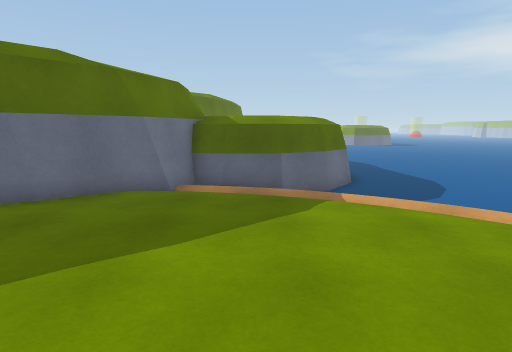
View 1 (above)

16 first-person views from a walk through a scene from a Unity 3-D project. The camera is 1.4 m above the floor, tilts 8° down and sees 75° across. The floor is counted in squares, 1 m on a side. Each view is taken from the middle of a square. On the plan, view 1 faces up. The plan holds only what a view shows up to about 15 squares ahead; the rest is blank. The place goes on beyond the plan. The player character is not drawn. Some surface patterns are stand-ins.

View 2
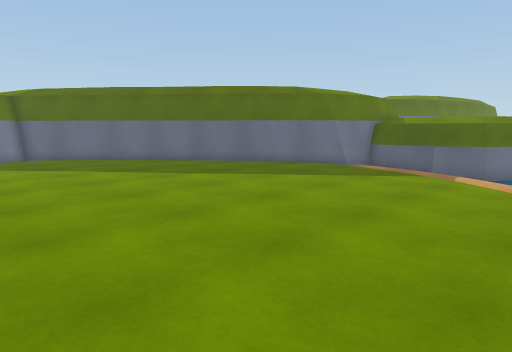

View 3
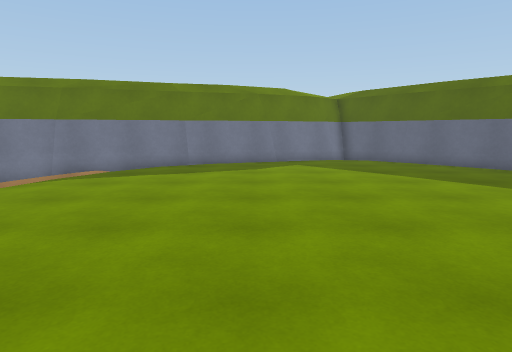

View 4
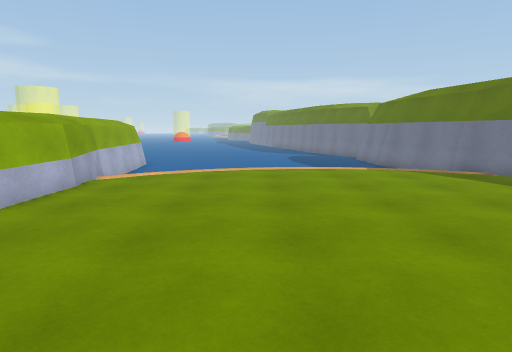

View 5
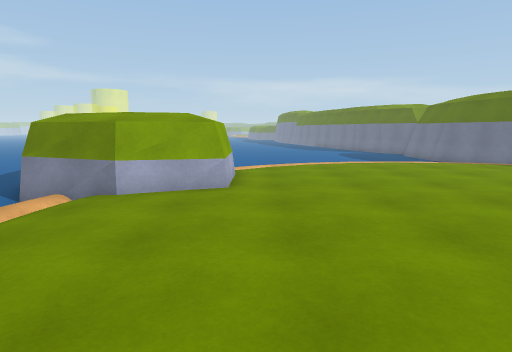

View 6
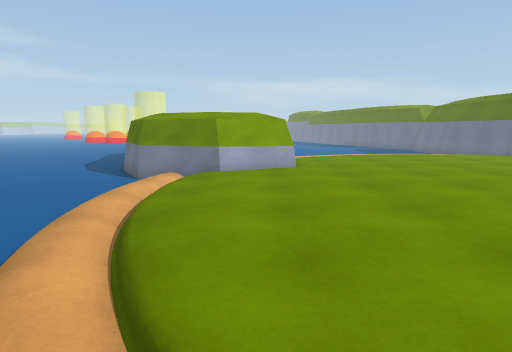

View 7
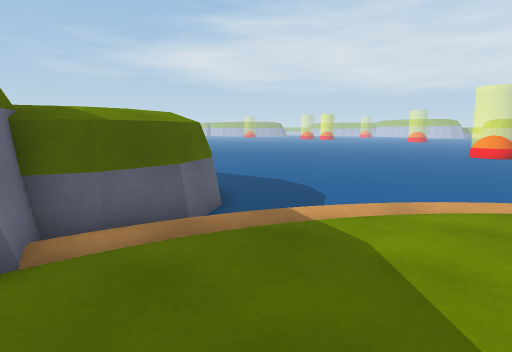

View 8
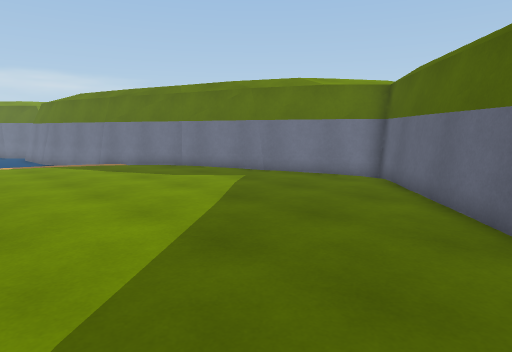

View 9
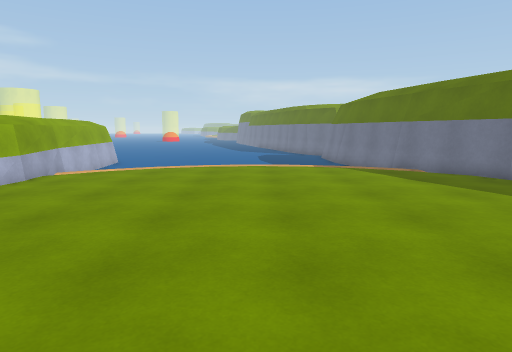

View 10
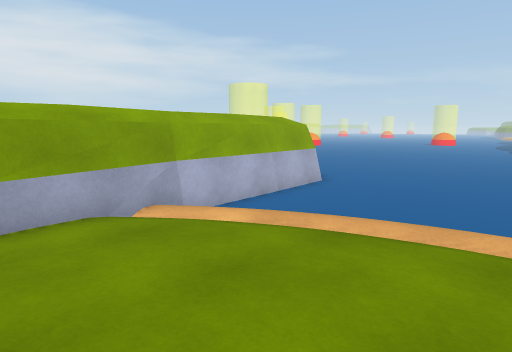

View 11
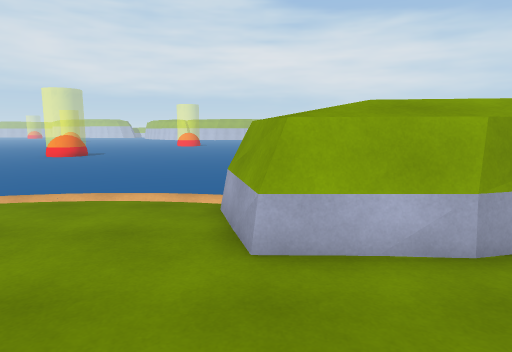

View 12
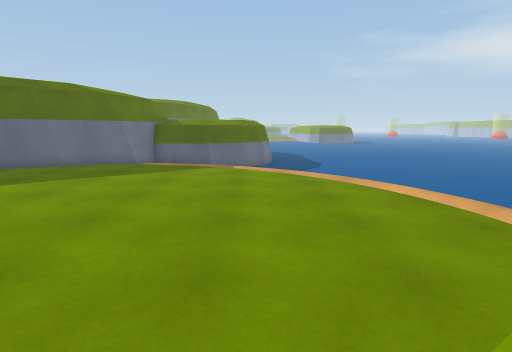

View 13
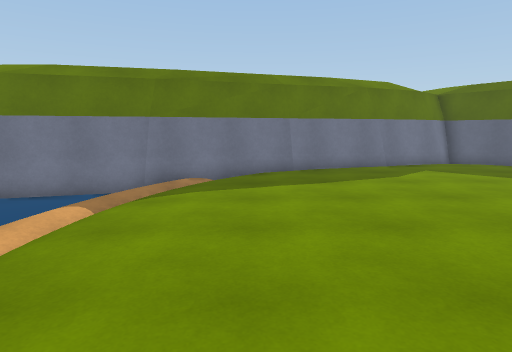

View 14
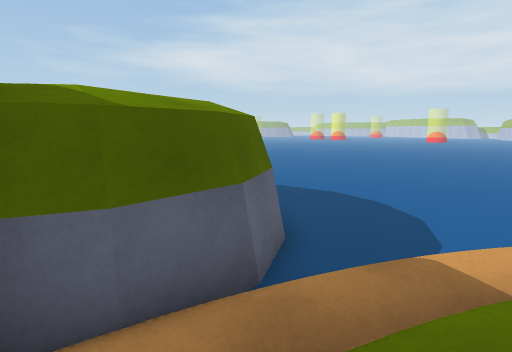

View 15
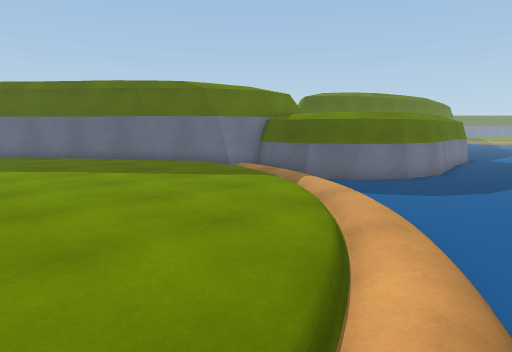

View 16
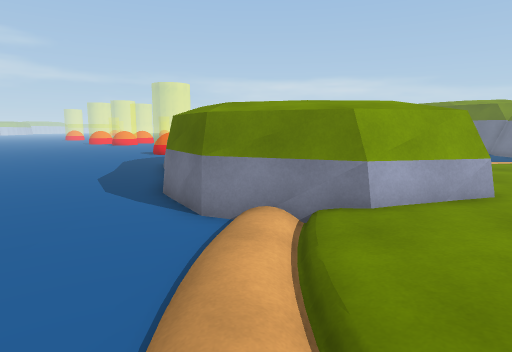

### Floor plan
Key: @ floor where view 1 was taken; # wall or solid block; . main floor; - floor 0.25 m lower than the main floor; _ floor 0.5 m lower than the main floor; / step, stairs or slope; ≈ liquid the walk keeps out of; ^ raised ledge.
Columns run from 13 left of view 1 to 11 right of it. Each row starts with its distance up from view 1.
 12                ##≈≈≈≈≈≈≈≈
 11               ##≈≈≈≈≈≈≈≈≈
 10           #####≈≈≈≈≈≈≈≈≈≈
  9           ##/-/≈≈≈≈≈≈≈≈≈≈
  8          ##.--/--≈≈≈≈≈≈≈≈
  7         ##.....---≈≈≈≈≈≈≈
  6        ##......../-≈≈≈≈≈≈
  5      ###..........//≈≈≈≈≈
  4     ##.............//≈≈≈≈
  3    ##............../-≈≈≈≈
  2   ##................-≈≈≈≈
  1  ##.................//≈≈≈
  0 ##...........@......--≈≈≈
 -1 #...................--≈≈≈
 -2 #...................//≈≈≈
 -3 ##..................--≈≈≈
 -4  #..................--≈≈≈
 -5  ##..............#####≈≈≈
 -6   #..............#^^^^#≈≈
 -7   #..............#^^  ##≈
 -8   ##.............^^    #≈
 -9    #.............^#     ≈
-10    #/...........-##
-11    ##//.......----#
-12     #-/_-----_--≈≈#
-13     #≈ ≈------≈ ≈≈#
-14     ≈≈≈≈≈   ≈≈≈≈≈≈#

Positions as (right, up) in squares from view 1, and headings:
1: (0, 0), facing up
2: (5, -4), facing up-left
3: (3, -5), facing left
4: (-1, 1), facing down
5: (3, 3), facing down
6: (5, 6), facing down
7: (-3, 4), facing up-right
8: (-3, 4), facing down-left
9: (-3, 2), facing down
10: (-2, -7), facing down-right
11: (0, -5), facing right
12: (3, -6), facing up
13: (1, -9), facing left
14: (-2, 7), facing up-right
15: (8, 0), facing up-left
16: (8, 1), facing down
